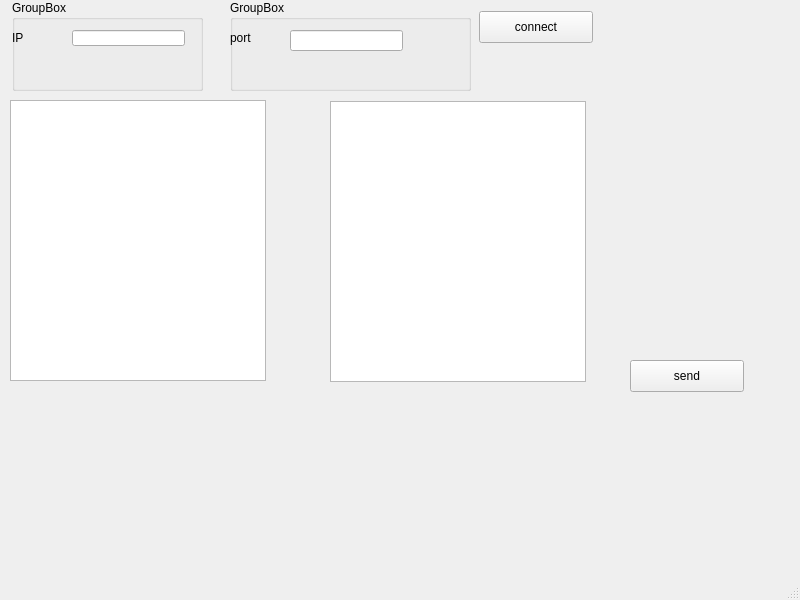
<?xml version="1.0" encoding="UTF-8"?>
<ui version="4.0">
 <class>client</class>
 <widget class="QMainWindow" name="client">
  <property name="geometry">
   <rect>
    <x>0</x>
    <y>0</y>
    <width>800</width>
    <height>600</height>
   </rect>
  </property>
  <property name="windowTitle">
   <string>MainWindow</string>
  </property>
  <widget class="QWidget" name="centralwidget">
   <widget class="QPushButton" name="push_connect">
    <property name="geometry">
     <rect>
      <x>479</x>
      <y>11</y>
      <width>114</width>
      <height>32</height>
     </rect>
    </property>
    <property name="text">
     <string>connect</string>
    </property>
   </widget>
   <widget class="QPushButton" name="push_send">
    <property name="geometry">
     <rect>
      <x>630</x>
      <y>360</y>
      <width>114</width>
      <height>32</height>
     </rect>
    </property>
    <property name="text">
     <string>send</string>
    </property>
   </widget>
   <widget class="QGroupBox" name="groupBox">
    <property name="geometry">
     <rect>
      <x>12</x>
      <y>0</y>
      <width>191</width>
      <height>91</height>
     </rect>
    </property>
    <property name="title">
     <string>GroupBox</string>
    </property>
    <widget class="QLineEdit" name="line_ip">
     <property name="geometry">
      <rect>
       <x>60</x>
       <y>30</y>
       <width>113</width>
       <height>16</height>
      </rect>
     </property>
    </widget>
    <widget class="QLabel" name="label">
     <property name="geometry">
      <rect>
       <x>0</x>
       <y>30</y>
       <width>59</width>
       <height>16</height>
      </rect>
     </property>
     <property name="text">
      <string>IP</string>
     </property>
    </widget>
   </widget>
   <widget class="QGroupBox" name="groupBox_2">
    <property name="geometry">
     <rect>
      <x>230</x>
      <y>0</y>
      <width>241</width>
      <height>91</height>
     </rect>
    </property>
    <property name="title">
     <string>GroupBox</string>
    </property>
    <widget class="QLineEdit" name="line_port">
     <property name="geometry">
      <rect>
       <x>60</x>
       <y>30</y>
       <width>113</width>
       <height>21</height>
      </rect>
     </property>
    </widget>
    <widget class="QLabel" name="label_2">
     <property name="geometry">
      <rect>
       <x>0</x>
       <y>30</y>
       <width>59</width>
       <height>16</height>
      </rect>
     </property>
     <property name="text">
      <string>port</string>
     </property>
    </widget>
   </widget>
   <widget class="QTextEdit" name="text_receive">
    <property name="geometry">
     <rect>
      <x>10</x>
      <y>100</y>
      <width>256</width>
      <height>281</height>
     </rect>
    </property>
   </widget>
   <widget class="QTextEdit" name="text_send">
    <property name="geometry">
     <rect>
      <x>330</x>
      <y>101</y>
      <width>256</width>
      <height>281</height>
     </rect>
    </property>
   </widget>
  </widget>
  <widget class="QMenuBar" name="menubar">
   <property name="geometry">
    <rect>
     <x>0</x>
     <y>0</y>
     <width>800</width>
     <height>22</height>
    </rect>
   </property>
  </widget>
  <widget class="QStatusBar" name="statusbar"/>
 </widget>
 <resources/>
 <connections/>
</ui>
